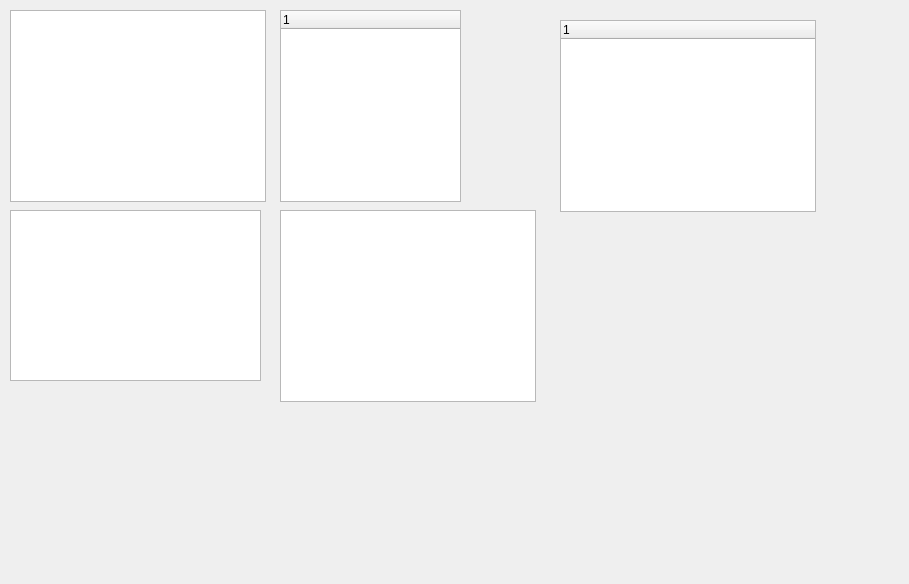
<?xml version="1.0" encoding="UTF-8"?>
<ui version="4.0">
 <class>Dialog</class>
 <widget class="QDialog" name="Dialog">
  <property name="geometry">
   <rect>
    <x>0</x>
    <y>0</y>
    <width>909</width>
    <height>584</height>
   </rect>
  </property>
  <property name="windowTitle">
   <string>Dialog</string>
  </property>
  <widget class="QListWidget" name="listWidget">
   <property name="geometry">
    <rect>
     <x>10</x>
     <y>10</y>
     <width>256</width>
     <height>192</height>
    </rect>
   </property>
  </widget>
  <widget class="QTreeWidget" name="treeWidget">
   <property name="geometry">
    <rect>
     <x>280</x>
     <y>10</y>
     <width>181</width>
     <height>192</height>
    </rect>
   </property>
   <column>
    <property name="text">
     <string notr="true">1</string>
    </property>
   </column>
  </widget>
  <widget class="QTableWidget" name="tableWidget">
   <property name="geometry">
    <rect>
     <x>10</x>
     <y>210</y>
     <width>251</width>
     <height>171</height>
    </rect>
   </property>
  </widget>
  <widget class="QTreeView" name="treeView">
   <property name="geometry">
    <rect>
     <x>280</x>
     <y>210</y>
     <width>256</width>
     <height>192</height>
    </rect>
   </property>
  </widget>
  <widget class="QTreeWidget" name="treeWidget_2">
   <property name="geometry">
    <rect>
     <x>560</x>
     <y>20</y>
     <width>256</width>
     <height>192</height>
    </rect>
   </property>
   <column>
    <property name="text">
     <string notr="true">1</string>
    </property>
   </column>
  </widget>
 </widget>
 <resources/>
 <connections/>
</ui>
